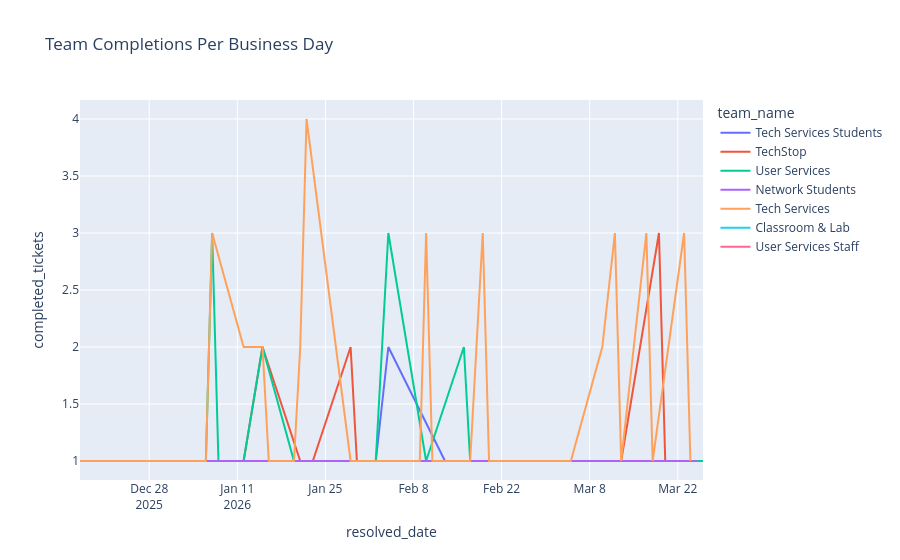

The notebook cell saved with this chart:
### Code cell
team_completion_chart = team_completion_daily.head(100)
px.line(
    team_completion_chart,
    x='resolved_date',
    y='completed_tickets',
    color='team_name',
    title='Team Completions Per Business Day',
)

### Figure 1 — Plotly figure (JSON) as saved in the notebook; plotly's stock layout.template omitted (floating-point values rounded to 4 significant figures)
{"data": [{"hovertemplate": "team_name=Tech Services Students<br>resolved_date=%{x}<br>completed_tickets=%{y}<extra></extra>", "legendgroup": "Tech Services Students", "line": {"color": "#636efa", "dash": "solid"}, "marker": {"symbol": "circle"}, "mode": "lines", "name": "Tech Services Students", "orientation": "v", "showlegend": true, "type": "scatter", "x": ["2026-03-26", "2026-02-25", "2026-02-13", "2026-02-04", "2026-02-02", "2026-01-13"], "xaxis": "x", "y": [1, 1, 1, 2, 1, 1], "yaxis": "y"}, {"hovertemplate": "team_name=TechStop<br>resolved_date=%{x}<br>completed_tickets=%{y}<extra></extra>", "legendgroup": "TechStop", "line": {"color": "#EF553B", "dash": "solid"}, "marker": {"symbol": "circle"}, "mode": "lines", "name": "TechStop", "orientation": "v", "showlegend": true, "type": "scatter", "x": ["2026-03-26", "2026-03-20", "2026-03-19", "2026-03-13", "2026-03-12", "2026-03-09", "2026-02-27", "2026-02-26", "2026-02-25", "2026-02-20", "2026-02-17", "2026-02-10", "2026-02-09", "2026-02-03", "2026-02-02", "2026-01-30", "2026-01-29", "2026-01-23", "2026-01-21", "2026-01-15", "2026-01-12", "2025-12-19", "2025-12-17"], "xaxis": "x", "y": [1, 1, 3, 1, 1, 1, 1, 1, 1, 1, 1, 1, 1, 1, 1, 1, 2, 1, 1, 2, 1, 1, 1], "yaxis": "y"}, {"hovertemplate": "team_name=User Services<br>resolved_date=%{x}<br>completed_tickets=%{y}<extra></extra>", "legendgroup": "User Services", "line": {"color": "#00cc96", "dash": "solid"}, "marker": {"symbol": "circle"}, "mode": "lines", "name": "User Services", "orientation": "v", "showlegend": true, "type": "scatter", "x": ["2026-03-26", "2026-03-18", "2026-03-17", "2026-03-16", "2026-03-11", "2026-03-09", "2026-03-06", "2026-03-03", "2026-02-26", "2026-02-24", "2026-02-23", "2026-02-17", "2026-02-16", "2026-02-10", "2026-02-04", "2026-02-02", "2026-01-30", "2026-01-28", "2026-01-23", "2026-01-22", "2026-01-20", "2026-01-15", "2026-01-12", "2026-01-09", "2026-01-08", "2026-01-07", "2026-01-06", "2025-12-31", "2025-12-18"], "xaxis": "x", "y": [1, 1, 1, 1, 1, 1, 1, 1, 1, 1, 1, 1, 2, 1, 3, 1, 1, 1, 1, 1, 1, 2, 1, 1, 1, 3, 1, 1, 1], "yaxis": "y"}, {"hovertemplate": "team_name=Network Students<br>resolved_date=%{x}<br>completed_tickets=%{y}<extra></extra>", "legendgroup": "Network Students", "line": {"color": "#ab63fa", "dash": "solid"}, "marker": {"symbol": "circle"}, "mode": "lines", "name": "Network Students", "orientation": "v", "showlegend": true, "type": "scatter", "x": ["2026-03-25", "2026-03-13", "2026-02-03", "2026-02-02", "2026-01-16", "2026-01-07", "2026-01-05"], "xaxis": "x", "y": [1, 1, 1, 1, 1, 1, 1], "yaxis": "y"}, {"hovertemplate": "team_name=Tech Services<br>resolved_date=%{x}<br>completed_tickets=%{y}<extra></extra>", "legendgroup": "Tech Services", "line": {"color": "#FFA15A", "dash": "solid"}, "marker": {"symbol": "circle"}, "mode": "lines", "name": "Tech Services", "orientation": "v", "showlegend": true, "type": "scatter", "x": ["2026-03-24", "2026-03-23", "2026-03-18", "2026-03-17", "2026-03-13", "2026-03-12", "2026-03-10", "2026-03-05", "2026-02-27", "2026-02-25", "2026-02-24", "2026-02-20", "2026-02-19", "2026-02-18", "2026-02-17", "2026-02-13", "2026-02-11", "2026-02-10", "2026-02-09", "2026-02-05", "2026-02-04", "2026-02-03", "2026-01-29", "2026-01-22", "2026-01-21", "2026-01-20", "2026-01-16", "2026-01-15", "2026-01-14", "2026-01-12", "2026-01-07", "2026-01-06", "2025-12-17"], "xaxis": "x", "y": [1, 3, 1, 3, 1, 3, 2, 1, 1, 1, 1, 1, 3, 2, 1, 1, 1, 3, 1, 1, 1, 1, 1, 4, 2, 1, 1, 2, 2, 2, 3, 1, 1], "yaxis": "y"}, {"hovertemplate": "team_name=Classroom & Lab<br>resolved_date=%{x}<br>completed_tickets=%{y}<extra></extra>", "legendgroup": "Classroom & Lab", "line": {"color": "#19d3f3", "dash": "solid"}, "marker": {"symbol": "circle"}, "mode": "lines", "name": "Classroom & Lab", "orientation": "v", "showlegend": true, "type": "scatter", "x": ["2026-01-28"], "xaxis": "x", "y": [1], "yaxis": "y"}, {"hovertemplate": "team_name=User Services Staff<br>resolved_date=%{x}<br>completed_tickets=%{y}<extra></extra>", "legendgroup": "User Services Staff", "line": {"color": "#FF6692", "dash": "solid"}, "marker": {"symbol": "circle"}, "mode": "lines", "name": "User Services Staff", "orientation": "v", "showlegend": true, "type": "scatter", "x": ["2026-01-23"], "xaxis": "x", "y": [1], "yaxis": "y"}], "layout": {"legend": {"title": {"text": "team_name"}, "tracegroupgap": 0}, "title": {"text": "Team Completions Per Business Day"}, "xaxis": {"anchor": "y", "domain": [0.0, 1.0], "title": {"text": "resolved_date"}}, "yaxis": {"anchor": "x", "domain": [0.0, 1.0], "title": {"text": "completed_tickets"}}}}
